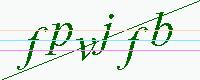
#> input picture d.png, 200 x 80 px
$ python test.py   (older library calls are emulated)
#> lines starting #> are read from the running program, lines starting #| are printed output that depends on the picture; after the words box and inside, x2 and y2 are one past the last pixel; in counts of white or black regions, pixels touching at a corner belong together
#> further down, img is the input picture: PIL image 200x80 RGB; mean R, G, B 228, 235.6, 229.7
### utils/solve.py
from pathlib import Path

import cv2
from imgcat import imgcat
from PIL import Image, ImageOps
import numpy as np
import pytesseract

tessdir = Path(__file__).parent / 'models'
olddir  = tessdir / 'old'
newdir  = tessdir / 'lstm'

def thresholding(img, lower, upper):
#> called with lower = 128, upper = 128
    bw = np.asarray(img).copy()
    bw[bw < lower] = 0    # Black
#> bw: shape (80, 200); min 0, max 255, mean 228.4
    bw[bw >= upper] = 255 # White
#> bw: shape (80, 200); 92.9% white; black in thin lines or dots
    return Image.fromarray(bw)

def median_blur_row(arr, r):
    h,w = arr.shape
    for c in range(w):
        above = arr[r-1,c]
        below = arr[r+1,c]
        if above == 0 or below == 0:
            arr[r,c] = 0
        else:
            arr[r,c] = 255

def median_blur_diag(arr):
    h,w = arr.shape
#> h = 80; w = 200
    c = 2
    step = 2
    r = h - 1
#> r = 79
    while r > 0:
        for i in range(step):
            bcount = 0
            wcount = 0
            for r1, c1 in [(r-1,c),(r+1,c),(r,c),
                           (r-1,c-1),(r,c-1),(r+1,c-1),
                           (r-1,c+1),(r,c+1),(r+1,c+1)]:
                v = 255 if (r1 < 0 or c1 < 0 or r1 > h-1 or c1 > w-1) else arr[r1,c1]
                if v == 255:
                    wcount += 1
                else:
                    bcount += 1

            arr[r,c] = 0 if bcount > wcount else 255
            c += 1

        if step == 2:
            step = 3
        else:
            step = 2

        r -= 1
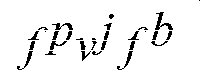
#> arr: shape (80, 200); 93.9% white; 30 black regions (8 under 20 px), largest, box (x1, y1, x2, y2) and area: (155, 12, 173, 30) 112, (52, 23, 73, 30) 70, (17, 51, 33, 70) 66
#> after the loop, c = 199; r = 0


def join(split1, split2, h,w):
    scratch = np.zeros((h,w), dtype=np.uint8)
    arr1, loc1 = split1
    arr2, loc2 = split2
    h1,w1 = arr1.shape
    h2,w2 = arr2.shape
    x1,y1 = loc1
    x2,y2 = loc2

    scratch[y1:y1+h1,x1:x1+w1] = arr1
    scratch[y2:y2+h2,x2:x2+w2] = arr2


    x_min = min(x1,x2)
    y_min = min(y1,y2)
    x_max = max(x1+w1,x2+w2)
    y_max = max(y1+h1,y2+h2)

    return scratch[y_min:y_max, x_min:x_max].copy(), (x_min,y_min)


def join_dots(splits, ih,iw):
    out = []
    dots = []
    for img, loc in splits:
        h,w = img.shape
        area = h*w
        if area < 30:
            dots.append((img, loc))
        else:
            out.append((img,loc))

    for i in range(len(out)):
        img, loc = out[i]
        h,w = img.shape
        x,y = loc
        ul_x = x + w
        ul_y = y
        for dot in dots:
            d_img, d_loc = dot
            dh,dw = d_img.shape
            dx,dy = d_loc
            ll_x = dx + dw
            ll_y = dy + dh
            if abs(ll_x - ul_x) < 5 and ul_y - ll_y < 5:
                out[i] = join(out[i], dot, ih,iw)

    return out


def split_img(arr):
    ih,iw = arr.shape
    splits = []
    analysis = cv2.connectedComponentsWithStats(arr, 4, cv2.CV_32S)
    (totalLabels, label_ids, values, centroid) = analysis
    #contours, _ = cv2.findContours(arr, cv2.RETR_EXTERNAL, cv2.CHAIN_APPROX_SIMPLE)
    for i in range(1, totalLabels):
        area = values[i, cv2.CC_STAT_AREA]
        if area < 5:
            continue
        x = values[i, cv2.CC_STAT_LEFT]
        y = values[i, cv2.CC_STAT_TOP]
        w = values[i, cv2.CC_STAT_WIDTH]
        h = values[i, cv2.CC_STAT_HEIGHT]
        crop_arr       =       arr[y:y+h, x:x+w].copy()
        crop_label_ids = label_ids[y:y+h, x:x+w].copy()
        crop_arr[crop_label_ids != i] = 0
        splits.append((crop_arr, (x,y)))
    splits.sort(key=lambda x:x[1][0])
    splits = join_dots(splits, ih, iw)
    return splits


def remove_lines(arr):
    median_blur_diag(arr)
    median_blur_row(arr, 30)
#> the loop in median_blur_row, `for c in range(w):` made 200 passes
#> (above, below) on passes 1 to 3: (255, 255), (255, 255), (255, 255)
#> after the loop in median_blur_row, `for c in range(w):`:
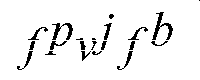
#> arr: shape (80, 200); 93.7% white; 21 black regions (4 under 20 px), largest, box (x1, y1, x2, y2) and area: (152, 12, 173, 40) 181, (52, 23, 73, 40) 145, (17, 51, 33, 70) 66
    median_blur_row(arr, 40)
#> call 2 of median_blur_row, with r = 40
#> the loop in median_blur_row (call 2), `for c in range(w):` made 200 passes
#> after the loop in median_blur_row (call 2), `for c in range(w):`:
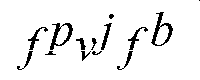
#> arr: shape (80, 200); 93.3% white; 14 black regions (2 under 20 px), largest, box (x1, y1, x2, y2) and area: (151, 12, 173, 46) 221, (50, 23, 73, 50) 210, (28, 27, 48, 50) 108
    median_blur_row(arr, 50)
#> call 3 of median_blur_row, with r = 50
#> the loop in median_blur_row (call 3), `for c in range(w):` made 200 passes
#> after the loop in median_blur_row (call 3), `for c in range(w):`:
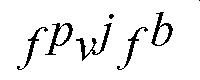
#> arr: shape (80, 200); 93.2% white; 7 black regions (2 under 20 px), largest, box (x1, y1, x2, y2) and area: (76, 23, 112, 61) 256, (45, 23, 73, 55) 237, (151, 12, 173, 46) 221, (17, 27, 48, 70) 178, (117, 27, 148, 70) 178

def invert(arr):
    arr[arr == 255] = 1
    arr[arr == 0] = 255
    arr[arr == 1] = 0

def dilate_and_erode(arr):
    kernel = np.ones((3, 3), np.uint8)
    arr = cv2.dilate(arr, kernel, iterations=1)
#> arr: shape (80, 200); 13.4% white; 7 white regions (1 under 20 px), largest, box (x1, y1, x2, y2) and area: (75, 22, 113, 62) 502, (44, 22, 74, 56) 449, (150, 11, 174, 47) 420, (16, 26, 49, 71) 359, (116, 26, 149, 71) 359, (108, 13, 115, 20) 43
    arr = cv2.erode(arr, kernel, iterations=1)
#> arr: shape (80, 200); 7.1% white; 7 white regions (2 under 20 px), largest, box (x1, y1, x2, y2) and area: (76, 23, 112, 61) 270, (45, 23, 73, 55) 247, (151, 12, 173, 46) 228, (17, 27, 48, 70) 187, (117, 27, 148, 70) 187
    return arr

expected_chars = 'abcdefghijklmnopqrstuvwxyz0123456789'
# [33 lines left out: functions clean_text, correct_text, not called in this run]

def solve_captcha(img):
    img = img.convert('L')

    img = thresholding(img, 128, 128)

    arr = np.asarray(img).copy()

    remove_lines(arr)
    invert(arr)
    arr = dilate_and_erode(arr)

    img = Image.fromarray(arr)
    #imgcat(img)


    splits = split_img(arr)
#> in split_img, `(totalLabels, label_ids, values, centroid) = analysis`:
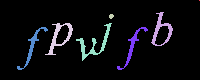
#> label_ids: shape (80, 200) int32; 8 distinct labels, from 0 to 7; one colour per label, 0 black
#> after the loop in split_img, `for i in range(1, totalLabels):`:
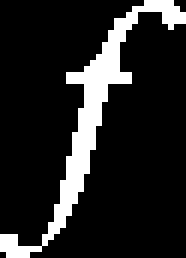
#> crop_arr: shape (43, 31) (shown 6 times larger); 14% white; 1 white region, box (x1, y1, x2, y2) and area: (0, 0, 31, 43) 187
#> the loop in join_dots, `for img, loc in splits:` made 6 passes
#> loc on passes 1 to 6: (17, 27), (45, 23), (76, 23), (109, 14), (117, 27), (151, 12)
#> the loop in join_dots, `for i in range(len(out)):` made 5 passes

    text = ''
    for c_arr,loc in splits:
        x,y = loc
        ch,cw = c_arr.shape
        #print(loc, (x+cw,y+ch))
        #print(ch*cw, ch, cw)
        area = ch*cw
        expect_single_char = area < 1000

        expected_h = 32 if expect_single_char else 64
        if ch < expected_h:
            ratio = expected_h / ch
            c_arr = cv2.resize(c_arr, None, fx=ratio, fy=ratio, interpolation=cv2.INTER_CUBIC)


        c_img = Image.fromarray(c_arr)
        c_img = ImageOps.expand(c_img, border=4, fill='black')

        #imgcat(c_img)

        psm = 10 if expect_single_char else 8
        config_base = ' --oem {} --psm {} --tessdata-dir "{}" configfile myconfig'
        config_old = config_base.format(0, psm, str(olddir))
        config_new = config_base.format(1, psm, str(newdir))
        ctext = pytesseract.image_to_string(c_img, config=config_old)
        #print(ctext)
        ctext = clean_text(ctext, expect_single_char)
        ctext = correct_text(ctext, area, ch, cw)
        #print(ctext)
        text += ctext
#> this loop made 1 pass
#> pass 1, in solve_captcha, `c_img = ImageOps.expand(c_img, border=4, fill='black')`:
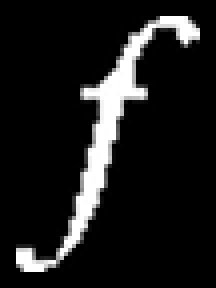
#> c_img: PIL image 54x72 L (shown 4 times larger); min 0, max 255, mean 27.2
    return text


### test.py
from utils.solve import solve_captcha
from pathlib import Path
from PIL import Image
image_path = Path("d.png")
if not image_path.exists():
    raise FileNotFoundError(f"Image not found: {image_path}")

# Load the image
img = Image.open(image_path)

#> (the run stopped early here; a loop or call above may not have finished)
